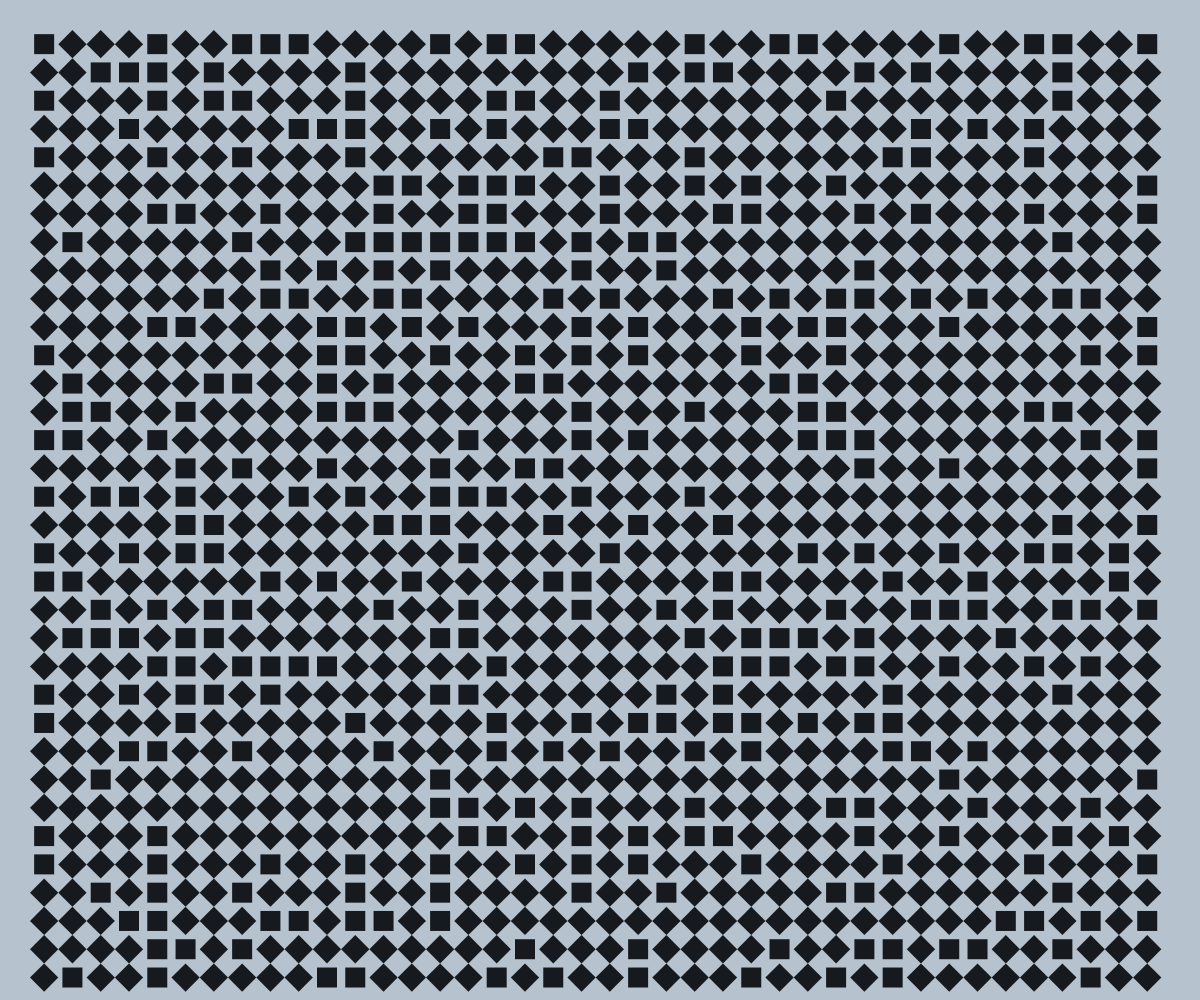
Frame 1 (no input)
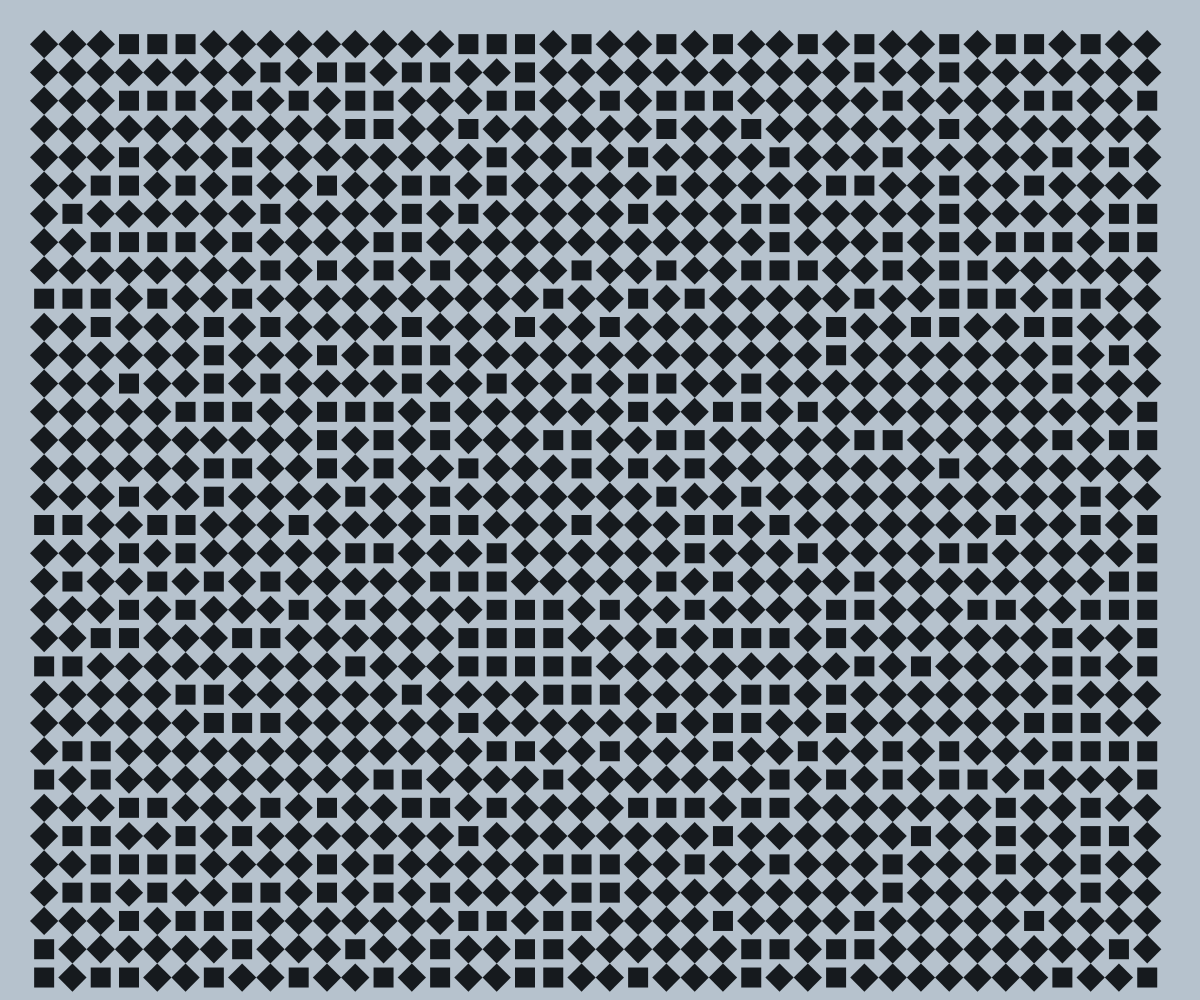
Frame 2 (the mouse pressed at the canvas centre, redrawn once)

The p5.js sketch that drew these frames (run headless with seeded random() and noise() and a simulated clock; the mouse was pressed at the canvas centre and the sketch redrawn once):

// p5.js sketch
// ── sketch.js
function setup() {
  createCanvas(windowWidth, windowHeight);
  // put setup code here
  noLoop();
  
}

let nLines = 100;

function draw() {
  // put drawing code here
  background("#b6c2cd");

  fill('#161a1e');
  noStroke(); 
  let lato = 20;
  let distanza = lato * sqrt(2);
  let margine = 30;

  
  let nColums = floor((windowWidth - 2 * margine)/distanza); //lato*sqrt2
  let nRows = (windowHeight - 2* margine)/distanza;
 
  rectMode(CENTER);
  
  //if qualcosa --> creo questo, else --> ruoto di QUARTER_PI
  //qualcosa: se  100 è divisibile per 3

  for(let i = 0; i < nColums; i++) { //ciclo per fare le colonne

    for(let j = 0; j < nRows; j++) { //ciclo per fare le righe
      
      let x = i * distanza + margine + distanza / 2 ;
      let y = j * distanza + margine + distanza / 2 ;
      
      push();
      translate(x, y);
      
      let q = random(0, 10);

      if(q < 7) {
        rotate(QUARTER_PI);
        
      }
      
      rect(0, 0, lato, lato); 
      pop();
    }
    
  }

} 
{}
